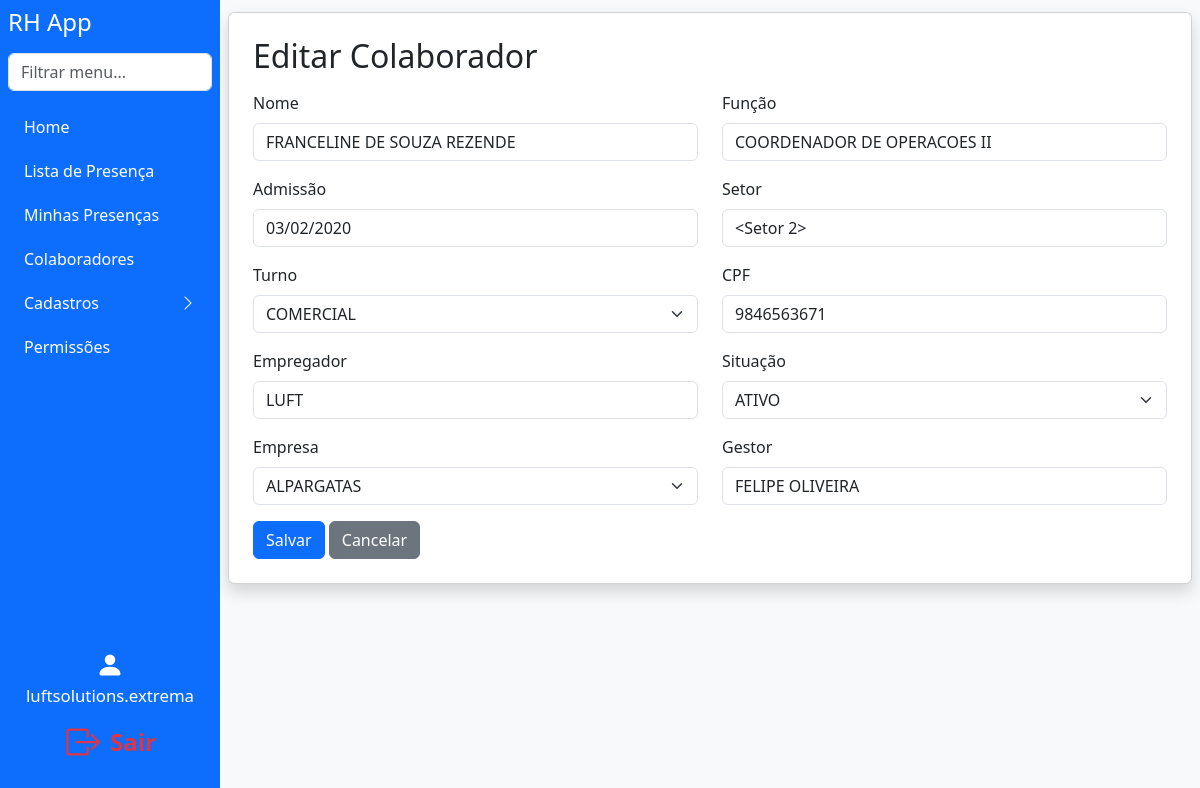
The app's page /edit_colaborador/1 (signed in) with its own data.
### models.py (models this page shows)
class User(db.Model):
    id = db.Column(db.Integer, primary_key=True)
    username = db.Column(db.String(150), unique=True, nullable=False)
    password = db.Column(db.String(150), nullable=False)
    company_id = db.Column(db.Integer, db.ForeignKey('company.id'), nullable=True)
    role = db.Column(db.String(50), nullable=False, default='user')
    all_companies = db.Column(db.Boolean, default=False)
    setor = db.Column(db.String(100), nullable=True)
    turno = db.Column(db.String(50), nullable=True)
    all_setores = db.Column(db.Boolean, default=False)
    all_turnos = db.Column(db.Boolean, default=False)
    setor_id = db.Column(db.Integer, db.ForeignKey('setor.id'))
    setor = db.relationship('Setor')

class Colaborador(db.Model):
    id = db.Column(db.Integer, primary_key=True)
    nome = db.Column(db.String(150), nullable=False)
    cpf = db.Column(db.String(14), unique=True, nullable=False)
    funcao = db.Column(db.String(100))
    admissao = db.Column(db.String(30), nullable=False)
    setor_id = db.Column(db.Integer, db.ForeignKey('setor.id'))  # Alterado para chave estrangeira
    setor = db.relationship('Setor')
    turno = db.Column(db.String(30))
    empregador = db.Column(db.String(150))
    situacao = db.Column(db.String(50))
    empresa_id = db.Column(db.Integer, db.ForeignKey('company.id'), nullable=False)
    empresa = db.relationship('Company')
    gestor = db.Column(db.String(150))

class Company(db.Model):
    id = db.Column(db.Integer, primary_key=True)
    name = db.Column(db.String(150), unique=True, nullable=False)
    users = db.relationship('User', backref='company', lazy=True)

### app.py (the view, shortened to what this page needs)
@app.route('/edit_colaborador/<int:colaborador_id>', methods=['GET', 'POST'])
def edit_colaborador(colaborador_id):
    if g.user is None or not has_permission(g.user, 'can_access_colaboradores'):
        flash('Sem acesso.')
        return redirect(url_for('index'))
    colaborador = Colaborador.query.get_or_404(colaborador_id)
    companies = Company.query.all()
    return render_template('edit_colaborador.html', user=g.user, colaborador=colaborador, companies=companies)

### app.py (called while the page is built)
@app.before_request
def load_logged_in_user():
    user_id = session.get('user_id')
    g.user = None
    if user_id is not None:
        g.user = User.query.get(user_id)

def has_permission(user, perm_field):
    if user.role == 'master' or user.username == MASTER_USER:
        return True
    perm = Permission.query.filter_by(role=user.role).first()
    return getattr(perm, perm_field, False) if perm else False

### templates/edit_colaborador.html (shortened to what this page needs)
<!DOCTYPE html>
<html lang="pt-br">
<head>
    <link href="https://cdn.jsdelivr.net/npm/bootstrap@5.3.3/dist/css/bootstrap.min.css" rel="stylesheet">
</head>
<body class="bg-light">
    {% extends "navbar.html" %}
    {% block content %}
    <div class="card shadow p-4 mb-4">
        <div class="d-flex justify-content-between align-items-center mb-3">
            <h2 class="mb-0">Editar Colaborador</h2>
        </div>
        <form method="POST">
            <div class="row">
                <div class="col-md-6 mb-3">
                    <label for="nome" class="form-label">Nome</label>
                    <input type="text" class="form-control" id="nome" name="nome" value="{{ colaborador.nome }}" required>
                </div>
                <div class="col-md-6 mb-3">
                    <label for="funcao" class="form-label">Função</label>
                    <input type="text" class="form-control" id="funcao" name="funcao" value="{{ colaborador.funcao }}">
                </div>
                <div class="col-md-6 mb-3">
                    <label for="admissao" class="form-label">Admissão</label>
                    <input type="text" class="form-control" id="admissao" name="admissao" value="{{ colaborador.admissao }}">
                </div>
                <div class="col-md-6 mb-3">
                    <label for="setor" class="form-label">Setor</label>
                    <input type="text" class="form-control" id="setor" name="setor" value="{{ colaborador.setor }}">
                </div>
                <div class="col-md-6 mb-3">
                    <label for="turno" class="form-label">Turno</label>
                    <select class="form-select" id="turno" name="turno" required>
                        <option value="COMERCIAL" {% if colaborador.turno == 'COMERCIAL' %}selected{% endif %}>COMERCIAL</option>
                    </select>
                </div>
                <div class="col-md-6 mb-3">
                    <label for="cpf" class="form-label">CPF</label>
                    <input type="text" class="form-control" id="cpf" name="cpf" value="{{ colaborador.cpf }}" required>
                </div>
                <div class="col-md-6 mb-3">
                    <label for="empregador" class="form-label">Empregador</label>
                    <input type="text" class="form-control" id="empregador" name="empregador" value="{{ colaborador.empregador }}">
                </div>
                <div class="col-md-6 mb-3">
                    <label for="situacao" class="form-label">Situação</label>
                    <select class="form-select" id="situacao" name="situacao" required>
                        <option value="ATIVO" {% if colaborador.situacao == 'ATIVO' %}selected{% endif %}>ATIVO</option>
                    </select>
                </div>
                <div class="col-md-6 mb-3">
                    <label for="empresa_id" class="form-label">Empresa</label>
                    <select class="form-select" id="empresa_id" name="empresa_id">
                        {% for c in companies %}
                            <option value="{{ c.id }}" {% if colaborador.empresa_id == c.id %}selected{% endif %}>{{ c.name }}</option>
                        {% endfor %}
                    </select>
                </div>
                <div class="col-md-6 mb-3">
                    <label for="gestor" class="form-label">Gestor</label>
                    <input type="text" class="form-control" id="gestor" name="gestor" value="{{ colaborador.gestor }}">
                </div>
            </div>
            <button type="submit" class="btn btn-primary">Salvar</button>
            <a href="{{ url_for('colaboradores') }}" class="btn btn-secondary">Cancelar</a>
        </form>
    </div>
    {% endblock %}

### templates/navbar.html (shortened to what this page needs)
<div class="d-flex">
  <nav class="sidebar bg-primary text-white p-2 d-flex flex-column"
       style="width: 220px; min-width: 220px; max-width: 220px; height: 100vh; position: fixed; left: 0; top: 0; bottom: 0; z-index: 1040; overflow-y: auto;">
    <h4 class="mb-3">RH App</h4>
    <input class="form-control mb-3" type="text" id="menuSearch" placeholder="Filtrar menu...">
    <ul class="nav flex-column" id="sidebarMenu">
      {% if user and has_permission(user, 'can_access_index') %}
      <li class="nav-item mb-1">
        <a class="nav-link text-white" href="{{ url_for('index') }}">Home</a>
      </li>
      {% endif %}
      {% if user and has_permission(user, 'can_access_lista_presenca') %}
      <li class="nav-item mb-1">
        <a class="nav-link text-white" href="{{ url_for('lista_presenca') }}">Lista de Presença</a>
      </li>
      <li class="nav-item mb-1">
        <a class="nav-link text-white" href="{{ url_for('minhas_presencas') }}">Minhas Presenças</a>
      </li>
      {% endif %}
      {% if user and has_permission(user, 'can_access_colaboradores') %}
      <li class="nav-item mb-1">
        <a class="nav-link text-white" href="{{ url_for('colaboradores') }}">Colaboradores</a>
      </li>
      {% endif %}
      {% set pode_cadastro = (
        has_permission(user, 'can_access_register_person') or
        has_permission(user, 'can_access_register_company') or
        has_permission(user, 'can_access_register_sector')
      ) %}
      {% if user and pode_cadastro %}
      <li class="nav-item mb-1">
        <a class="nav-link text-white d-flex justify-content-between align-items-center"
           data-bs-toggle="collapse"
           href="#cadastrosCollapse"
           role="button"
           aria-expanded="false"
           aria-controls="cadastrosCollapse"
           id="cadastrosToggle">
          Cadastros
          <span id="cadastrosIcon" class="bi bi-chevron-right"></span>
        </a>
      </li>
      {% endif %}
      {% if user and (user.role == 'admin' or user.role == 'master' or user.username == 'luftsolutions.extrema') %}
      <li class="nav-item mb-1">
        <a class="nav-link text-white" href="{{ url_for('permissions') }}">Permissões</a>
      </li>
      {% endif %}
    </ul>
    <div class="mt-auto d-flex flex-column justify-content-end align-items-center"
         style="height: 180px; width: 100%; padding-bottom: 24px;">
      {% if user %}
        <div class="mb-2 w-100 d-flex align-items-center justify-content-center flex-column">
          <span class="mb-1" style="font-size: 1.1rem;">
            <svg xmlns="http://www.w3.org/2000/svg" width="28" height="28" fill="#fff" class="bi bi-person-fill" viewBox="0 0 16 16" style="vertical-align:middle;">
              <path d="M3 14s-1 0-1-1 1-4 6-4 6 3 6 4-1 1-1 1H3zm5-6a3 3 0 1 0 0-6 3 3 0 0 0 0 6z"/>
            </svg>
          </span>
          <span style="font-size: 1.05rem;">{{ user.username }}</span>
        </div>
        <a href="{{ url_for('logout') }}" title="Sair"
           class="btn btn-lg w-100 d-flex align-items-center justify-content-center"
           style="background: none; border: none; color: #dc3545; font-size: 1.5rem;">
          <span style="color:#dc3545; font-weight:600;">Sair</span>
        </a>
      {% endif %}
    </div>
  </nav>
  <div class="flex-grow-1" style="min-height: 100vh; padding: 12px 8px 8px 8px; margin-left: 220px;">
    {% block content %}{% endblock %}
  </div>
</div>
<link rel="stylesheet" href="https://cdn.jsdelivr.net/npm/bootstrap-icons@1.11.3/font/bootstrap-icons.min.css">

### records on screen
User: username "luftsolutions.extrema"
Colaborador: nome "FRANCELINE DE SOUZA REZENDE", funcao "COORDENADOR DE OPERACOES II", admissao "03/02/2020", turno "COMERCIAL", cpf "9846563671", empregador "LUFT", situacao "ATIVO", empresa_id "ALPARGATAS", gestor "FELIPE OLIVEIRA"
